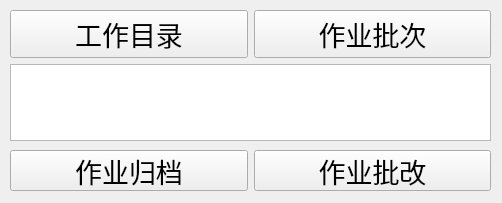
<?xml version="1.0" encoding="UTF-8"?>
<ui version="4.0">
 <class>MainWindow</class>
 <widget class="QMainWindow" name="MainWindow">
  <property name="geometry">
   <rect>
    <x>0</x>
    <y>0</y>
    <width>502</width>
    <height>203</height>
   </rect>
  </property>
  <property name="windowTitle">
   <string>易教帮</string>
  </property>
  <widget class="QWidget" name="centralwidget">
   <widget class="QWidget" name="layoutWidget">
    <property name="geometry">
     <rect>
      <x>10</x>
      <y>10</y>
      <width>481</width>
      <height>131</height>
     </rect>
    </property>
    <layout class="QVBoxLayout" name="verticalLayout">
     <item>
      <layout class="QHBoxLayout" name="horizontalLayout">
       <item>
        <widget class="QPushButton" name="pushButtonDirectory">
         <property name="font">
          <font>
           <family>黑体</family>
           <pointsize>20</pointsize>
          </font>
         </property>
         <property name="text">
          <string>工作目录</string>
         </property>
        </widget>
       </item>
       <item>
        <widget class="QPushButton" name="pushButtonHwNo">
         <property name="font">
          <font>
           <family>黑体</family>
           <pointsize>20</pointsize>
          </font>
         </property>
         <property name="text">
          <string>作业批次</string>
         </property>
        </widget>
       </item>
      </layout>
     </item>
     <item>
      <widget class="QTextBrowser" name="textBrowser">
       <property name="font">
        <font>
         <family>黑体</family>
         <pointsize>12</pointsize>
        </font>
       </property>
       <property name="lineWrapMode">
        <enum>QTextEdit::NoWrap</enum>
       </property>
      </widget>
     </item>
    </layout>
   </widget>
   <widget class="QWidget" name="layoutWidget">
    <property name="geometry">
     <rect>
      <x>10</x>
      <y>150</y>
      <width>481</width>
      <height>41</height>
     </rect>
    </property>
    <layout class="QHBoxLayout" name="horizontalLayout_2">
     <item>
      <widget class="QPushButton" name="pushButtonArchive">
       <property name="font">
        <font>
         <family>黑体</family>
         <pointsize>20</pointsize>
        </font>
       </property>
       <property name="text">
        <string>作业归档</string>
       </property>
      </widget>
     </item>
     <item>
      <widget class="QPushButton" name="pushButtonCheck">
       <property name="font">
        <font>
         <family>黑体</family>
         <pointsize>20</pointsize>
        </font>
       </property>
       <property name="text">
        <string>作业批改</string>
       </property>
      </widget>
     </item>
    </layout>
   </widget>
  </widget>
  <action name="action">
   <property name="text">
    <string>工作目录...</string>
   </property>
  </action>
 </widget>
 <resources/>
 <connections/>
</ui>
